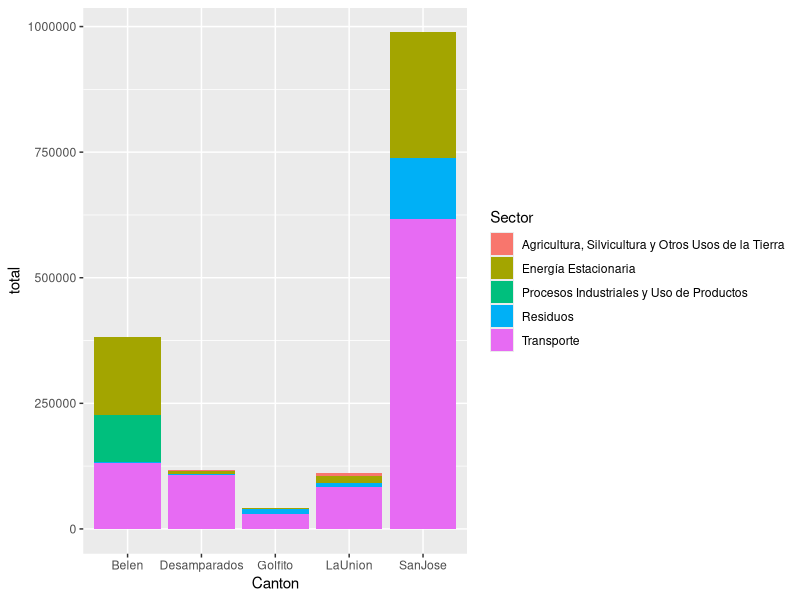
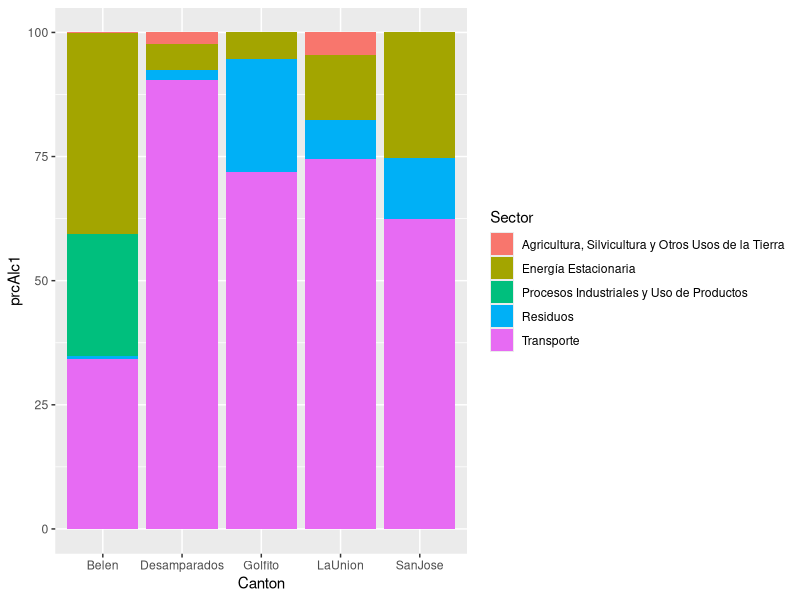
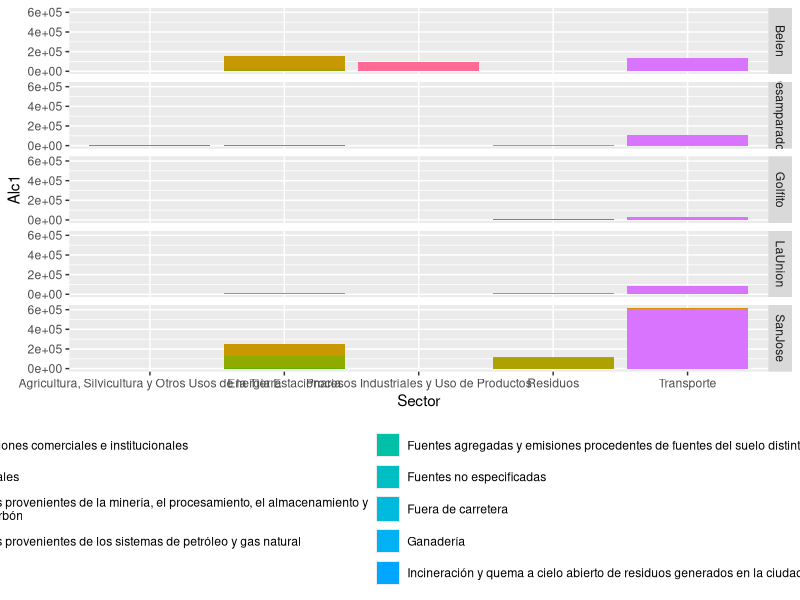

R code for these plots, in order:
## ---- chunk 1
library(tidyverse)
## ---- chunk 2
tablaGeneral <- read_csv("TablaGeneralCantones.csv")
## ---- chunk 3
tablaGeneral %>% group_by(Sector) %>% summarise()
## ---- chunk 4
tablaGeneral %>% group_by(`Específico`) %>% summarise()
## ---- chunk 5
tablaGeneral %>% group_by(Sector, `Específico`) %>% summarise() %>% group_by(Sector) %>% summarise(n())
## ---- chunk 6
tablaGeneral <- tablaGeneral %>% 
  mutate(
    Esp = `Específico`,
    Alc1 = as.numeric(`Alcance 1 (ton CO2 eq)`),
    Alc2 = as.numeric(`Alcance 2 (ton CO2 eq)`),
    Alc3 = as.numeric(`Alcance 3 (ton CO2 eq)`))
## ---- chunk 7
ggplot(tablaGeneral %>% 
         group_by(Canton, Sector) %>% 
         summarise(total = sum(Alc1, na.rm = T)),
       aes(x = Canton, y =total, fill = Sector)) +
  geom_col()
## ---- chunk 8
totalCanton <- tablaGeneral %>% 
  group_by(Canton) %>% 
  summarise(sumaAlc1 = sum(Alc1, na.rm = T),
            sumaAlc2 = sum(Alc2, na.rm = T))

ggplot(tablaGeneral %>% 
         group_by(Canton, Sector) %>% 
         summarise(SecAlc1 = sum(Alc1, na.rm = T)) %>% 
         left_join(totalCanton, by = "Canton") %>% 
         mutate(prcAlc1 = SecAlc1/sumaAlc1*100),
       aes(x = Canton, y =prcAlc1, fill = Sector)) +
  geom_col()

## ---- chunk 9
ggplot(tablaGeneral %>% 
         mutate(Alc1 = replace_na(Alc1, 0)),
       aes(x = Sector, y = Alc1, fill = Esp)) +
  geom_col() +
  facet_grid(rows = vars(Canton)) +
  theme(legend.position="bottom")
## ---- chunk 10
tablaGeneral %>%
  mutate(Alc1 = replace_na(Alc1, 0)) %>% 
  group_by(Sector) %>% 
  summarise(suma = sum(Alc1))
